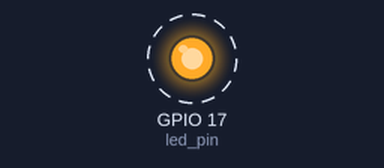
The program below on a simulated Raspberry Pi (BCM pin numbers). On the bench: output pins drawn as LEDs (lit = HIGH). Dashed ring = blinking.

Above: at 0.5 s.
Timing chart, 0 to 4.6 s (numbered marks = the images above):
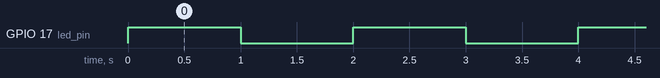

Measured:
- by itself, GPIO 17 (led_pin): alternates HIGH for 1.0 s and LOW for 1.0 s

The program:

hw.py
```python
import RPi.GPIO as GPIO
import time

# we'll use GPIO.BCM numbering so this pin number will
# be the number printed on the extension pcb that plugs
# into the breadboard, in GPIO.BOARD numbering, this is pin 11
led_pin = 17

def setup():
    GPIO.setmode(GPIO.BCM)
    GPIO.setup(led_pin, GPIO.OUT)
    GPIO.output(led_pin, GPIO.LOW)

def loop():
    while True:
        GPIO.output(led_pin, GPIO.HIGH)
        time.sleep(1)
        GPIO.output(led_pin, GPIO.LOW)
        time.sleep(1)

def cleanup():
    GPIO.output(led_pin, GPIO.LOW)
    GPIO.cleanup()

if __name__ == '__main__':
    setup()

    try:
        loop()
    except KeyboardInterrupt:
        cleanup()
```
